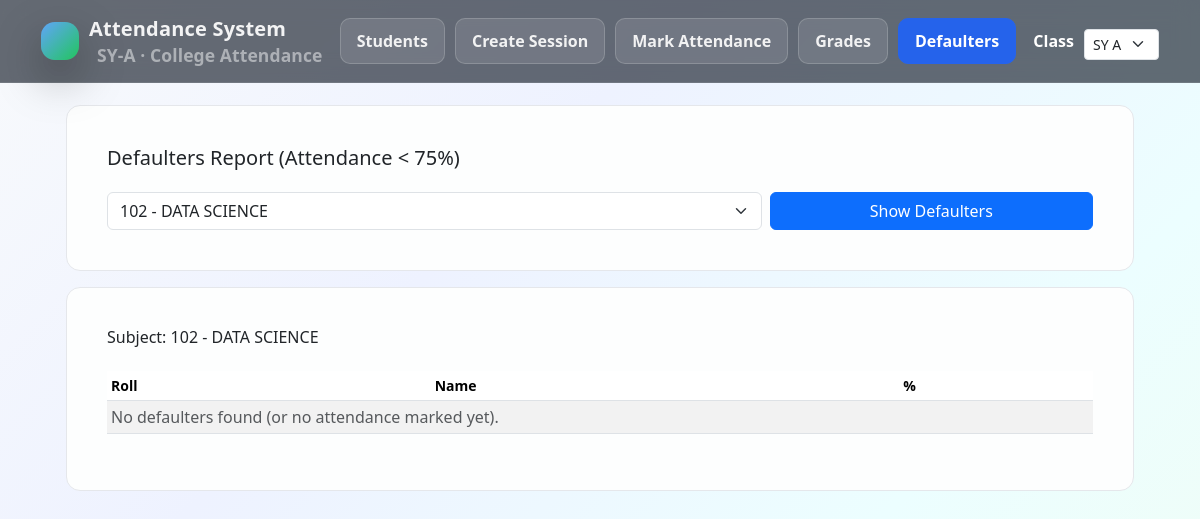
/defaulters?subject_id=2, run on the app's committed database.
### tables this page shows
CREATE TABLE classes (
      class_id INTEGER PRIMARY KEY AUTOINCREMENT,
      year_name TEXT NOT NULL,
      division TEXT NOT NULL,
      academic_year TEXT NOT NULL,
      UNIQUE(year_name, division, academic_year)
    );

CREATE TABLE subjects (
      subject_id INTEGER PRIMARY KEY AUTOINCREMENT,
      subject_code TEXT NOT NULL UNIQUE,
      subject_name TEXT NOT NULL
    );

### app.py (the view)
@app.route("/defaulters", methods=["GET"])
def defaulters():
    subject_id = request.args.get("subject_id", type=int)
    conn = get_conn()
    cur = conn.cursor()
    klass = get_selected_class(cur)
    if not klass:
        conn.close()
        return "No class found. Please insert a class row in classes table first."
    cur.execute(
        """
        SELECT s.subject_id, s.subject_code, s.subject_name
        FROM subjects s
        JOIN class_subjects cs ON cs.subject_id = s.subject_id
        WHERE cs.class_id = ?
        ORDER BY s.subject_code
        """,
        (klass["class_id"],),
    )
    subjects = cur.fetchall()
    results = []
    chosen_subject = None
    if subject_id:
        chosen_subject = next((s for s in subjects if s["subject_id"] == subject_id), None)
        cur.execute(
            """
            SELECT st.roll_no,
                   st.full_name,
                   ROUND(
                       100.0 * SUM(CASE WHEN a.status = 'P' THEN 1 ELSE 0 END) / COUNT(*),
                       2
                   ) AS attendance_percent
            FROM attendance a
            JOIN attendance_sessions ses ON ses.session_id = a.session_id
            JOIN class_subjects cs ON cs.class_subject_id = ses.class_subject_id
            JOIN students st ON st.student_id = a.student_id
            WHERE cs.subject_id = ?
              AND cs.class_id = ?
              AND st.class_id = ?
            GROUP BY st.student_id, st.roll_no, st.full_name
            HAVING attendance_percent < 75
            ORDER BY attendance_percent ASC
            """,
            (subject_id, klass["class_id"], klass["class_id"]),
        )
        results = cur.fetchall()
    conn.close()
    return render_template(
        "report_defaulters.html",
        subjects=subjects,
        results=results,
        chosen_subject=chosen_subject,
    )

### app.py (called while the page is built)
@app.before_request
def ensure_selected_class():
    selected_class_id = request.args.get("class_id", type=int)
    if selected_class_id:
        session["selected_class_id"] = selected_class_id

def get_selected_class(cur):
    selected_class_id = session.get("selected_class_id")
    klass = None
    if selected_class_id:
        cur.execute(
            "SELECT class_id, year_name, division, academic_year FROM classes WHERE class_id = ?",
            (selected_class_id,),
        )
        klass = cur.fetchone()
    if not klass:
        cur.execute(
            "SELECT class_id, year_name, division, academic_year FROM classes ORDER BY year_name, division, academic_year LIMIT 1"
        )
        klass = cur.fetchone()
        if klass:
            session["selected_class_id"] = klass["class_id"]
    return klass

@app.context_processor
def inject_class_info():
    conn = get_conn()
    cur = conn.cursor()
    cur.execute(
        "SELECT class_id, year_name, division, academic_year FROM classes ORDER BY year_name, division, academic_year"
    )
    classes = cur.fetchall()
    conn.close()
    selected_class_id = session.get("selected_class_id")
    selected_class = next(
        (c for c in classes if c["class_id"] == selected_class_id), None
    )
    if not selected_class and classes:
        selected_class = classes[0]
    return {"classes": classes, "selected_class": selected_class}

### db.py (called while the page is built)
def get_conn():
    db_path = os.path.join(os.path.dirname(__file__), "college_attendance.db")
    con = sqlite3.connect(db_path)
    con.row_factory = sqlite3.Row
    return con

### templates/report_defaulters.html (shortened to what this page needs)
{% extends "base.html" %}
{% block content %}
<div class="card mb-3">
  <div class="card-body">
    <h5>Defaulters Report (Attendance &lt; 75%)</h5>
    <form method="get" class="row g-2 align-items-end mt-2">
      <div class="col-md-8">
        <select name="subject_id" class="form-select" required>
          {% for s in subjects %}
            <option value="{{ s.subject_id }}" {% if chosen_subject and chosen_subject.subject_id == s.subject_id %}selected{% endif %}>
              {{ s.subject_code }} - {{ s.subject_name }}
            </option>
          {% endfor %}
        </select>
      </div>
      <div class="col-md-4">
        <button class="btn btn-primary w-100">Show Defaulters</button>
      </div>
    </form>
  </div>
</div>
{% if chosen_subject %}
<div class="card">
  <div class="card-body">
    <h6>Subject: {{ chosen_subject.subject_code }} - {{ chosen_subject.subject_name }}</h6>
    <div class="table-responsive">
      <table class="table table-sm table-striped mt-3">
        <thead><tr><th>Roll</th><th>Name</th><th>%</th></tr></thead>
        <tbody>
          {% if results|length == 0 %}
            <tr><td colspan="3" class="text-muted">No defaulters found (or no attendance marked yet).</td></tr>
          {% endif %}
        </tbody>
      </table>
    </div>
  </div>
</div>
{% endif %}
{% endblock %}

### templates/base.html (shortened to what this page needs)
<!doctype html>
<html lang="en">
  <head>
    <link href="https://cdn.jsdelivr.net/npm/bootstrap@5.3.3/dist/css/bootstrap.min.css" rel="stylesheet" />
    <link rel="stylesheet" href="{{ url_for('static', filename='css/style.css') }}" />
  </head>
  <body>
    <nav class="topnav">
      <div class="nav-inner">
        <a class="brand" href="/">
          <span class="brand-badge"></span>
          <div>
            Attendance System
            <small>{{ selected_class.year_name }}-{{ selected_class.division }} · College Attendance</small>
          </div>
        </a>
        <div class="nav-actions">
          <a href="/students" class="pill {% if request.path == '/students' %}active{% endif %}">Students</a>
          <a href="/create-session" class="pill {% if request.path == '/create-session' %}active{% endif %}">Create Session</a>
          <a href="/mark-attendance" class="pill {% if request.path == '/mark-attendance' %}active{% endif %}">Mark Attendance</a>
          <a href="/grades" class="pill {% if request.path == '/grades' %}active{% endif %}">Grades</a>
          <a href="/defaulters" class="pill {% if request.path == '/defaulters' %}active{% endif %}">Defaulters</a>
        </div>
        <form method="get" class="d-flex align-items-center" style="gap: 10px;">
          <label class="mb-0 text-white" style="font-weight:700;">Class</label>
          <select name="class_id" class="form-select form-select-sm" onchange="this.form.submit()">
            {% for c in classes %}
              <option value="{{ c.class_id }}" {% if selected_class and selected_class.class_id == c.class_id %}selected{% endif %}>
                {{ c.year_name }} {{ c.division }}
              </option>
            {% endfor %}
          </select>
        </form>
      </div>
    </nav>
    <div class="page-wrap">
      {% block content %}{% endblock %}
    </div>
  </body>
</html>

### static/css/style.css (style rules this page uses)
body { margin: 0; font-family: "Segoe UI", system-ui, -apple-system, sans-serif; background: linear-gradient(180deg, #eef2f7 0%, #f8fafc 100%); color: #1f2937; }
.brand { color: #ffffff; font-size: 20px; font-weight: 700; }
.brand small { font-weight: 400; opacity: 0.7; margin-left: 8px; }
.page-wrap { max-width: 1100px; margin: 40px auto; padding: 0 20px; }
.card { background: #fdfefe; border-radius: 14px; padding: 24px; margin-bottom: 24px; border: 1px solid #e5e7eb; }
input, select { width: 100%; padding: 10px 12px; margin-top: 6px; border-radius: 8px; border: 1px solid #cbd5f5; }
button { background: #2563eb; color: white; border: none; padding: 10px 18px; border-radius: 10px; font-weight: 600; cursor: pointer; }
table { width: 100%; border-collapse: collapse; }
th { text-align: left; font-size: 14px; color: #64748b; padding-bottom: 8px; }
td { padding: 10px 0; border-top: 1px solid #e5e7eb; }
.w-100 { width:100%; }

### templates/base.html (style rules this page uses)
:root { --text: rgba(255,255,255,0.92); --muted: rgba(255,255,255,0.68); }
body { background: linear-gradient( 135deg, #f8fafc 0%, #eef2ff 35%, #ecfeff 70%, #f0fdf4 100% ); min-height: 100vh; color: #0f172a; }
.topnav { position: sticky; top: 0; z-index: 100; background: rgba(10,18,32,0.62); backdrop-filter: blur(12px); border-bottom: 1px solid rgba(255,255,255,0.10); }
.nav-inner { max-width: 1150px; margin: 0 auto; padding: 14px 16px; display:flex; align-items:center; justify-content:space-between; gap: 12px; }
.brand { display:flex; align-items:center; gap: 10px; font-weight: 900; letter-spacing: 0.2px; color: var(--text); text-decoration: none; }
.brand-badge { width: 38px; height: 38px; border-radius: 14px; background: linear-gradient(135deg, #60a5fa 0%, #22c55e 100%); box-shadow: 0 18px 45px rgba(0,0,0,0.35); }
.brand small { display:block; margin-top: -2px; font-weight: 700; color: var(--muted); letter-spacing: 0.1px; }
.nav-actions { display:flex; gap: 10px; flex-wrap: wrap; justify-content: flex-end; }
.pill { padding: 10px 16px; border-radius: 10px; border: 1px solid rgba(255,255,255,0.18); background: rgba(255,255,255,0.10); color: rgba(255,255,255,0.90); font-weight: 600; text-decoration: none; }
.pill.active { background: #2563eb; color: white; border-color: #2563eb; }
.page-wrap { max-width: 1100px; margin: 0 auto; padding: 22px 16px; }

### data on the page
classes: year_name "SY", division "A"
subjects: subject_code "102", subject_name "DATA SCIENCE"

### other printed values
form field class_id "SY A"
form field subject_id "102 - DATA SCIENCE"
